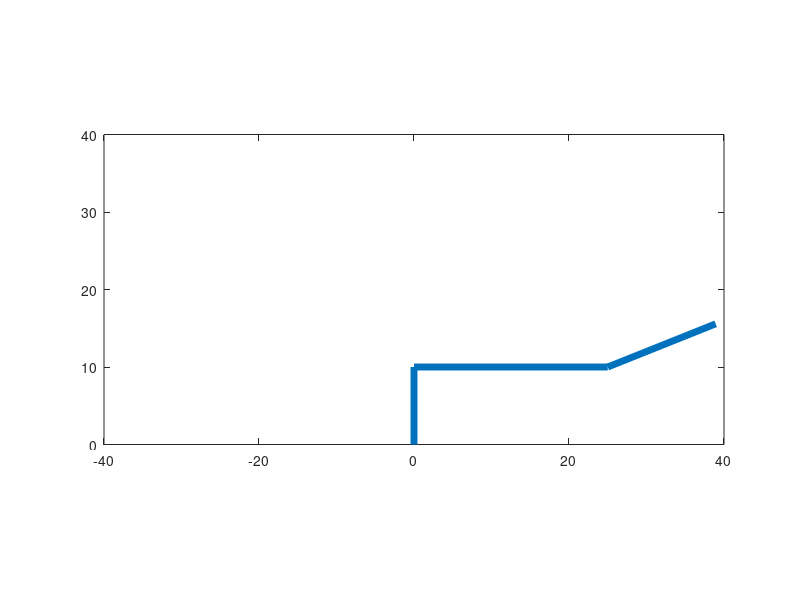

The MATLAB source for this figure:
close all
clear all
L1 = 10;
L3 = 25;
L4 = 15;
parallel_angle = atand(L3/L1);


% pointing to point w when q1 = 0
q1 = 0;
xw = L4 + sqrt(L1^2+L3^2); 
yw = 0;
% pointing to right when q1 = 0
% xw = L4 + L3; 
% yw = L1;
% q1 = 0;
% q3 = 0;
% pointing to top when q1 = 0
% q1 = -30;
% xw = L4 + L1; 
% yw = -L3;
% xb = xw*cosd(q3)-yw*sind(q3)
% yb = xw*sind(q3)+yw*cosd(q3)
%% inverse for q3
q3 = acosd((-L1*yw+L3*L4-L3*xw)/(2*L4*xw-L4^2-xw^2-yw^2))

%% calculate and plot the points
point1 = [0,0];
point2 = [-L1*sind(q1),L1*cosd(q1)];
point3 = point2 + [L3*cosd(q1),L3*sind(q1)];
point4 = point3 + [L4*cosd(q1+q3),L4*sind(q1+q3)];

x = [point1(1),point2(1),point3(1),point4(1)];
y = [point1(2),point2(2),point3(2),point4(2)];

plot(x,y,'linewidth',5)
axis([-40 40 0 40])
pbaspect([2 1 1]);
